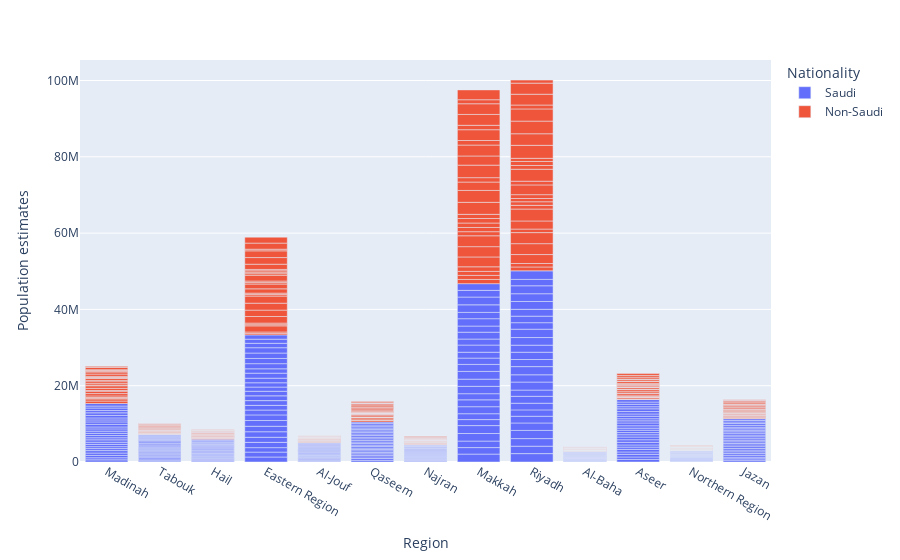

Notebook cell for this chart:
### Code cell
px.bar(data_frame=Population, x='Region', y='Population estimates', color='Nationality')

### Figure 1 — Plotly figure (JSON) as saved in the notebook; plotly's stock layout.template omitted (floating-point values rounded to 4 significant figures; data arrays with more than 128 entries replaced by an {"elided": "..."} marker saying what was removed)
{"data": [{"alignmentgroup": "True", "hovertemplate": "Nationality=Saudi<br>Region=%{x}<br>Population estimates=%{y}<extra></extra>", "legendgroup": "Saudi", "marker": {"color": "#636efa", "pattern": {"shape": ""}}, "name": "Saudi", "offsetgroup": "Saudi", "orientation": "v", "showlegend": true, "textposition": "auto", "type": "bar", "x": {"elided": "338 str values"}, "xaxis": "x", "y": {"elided": "338 int values"}, "yaxis": "y"}, {"alignmentgroup": "True", "hovertemplate": "Nationality=Non-Saudi<br>Region=%{x}<br>Population estimates=%{y}<extra></extra>", "legendgroup": "Non-Saudi", "marker": {"color": "#EF553B", "pattern": {"shape": ""}}, "name": "Non-Saudi", "offsetgroup": "Non-Saudi", "orientation": "v", "showlegend": true, "textposition": "auto", "type": "bar", "x": {"elided": "338 str values"}, "xaxis": "x", "y": {"elided": "338 int values"}, "yaxis": "y"}], "layout": {"autosize": true, "barmode": "relative", "legend": {"title": {"text": "Nationality"}, "tracegroupgap": 0}, "margin": {"t": 60}, "xaxis": {"anchor": "y", "autorange": true, "domain": [0, 1], "range": [-0.5, 12.5], "title": {"text": "Region"}, "type": "category"}, "yaxis": {"anchor": "x", "autorange": true, "domain": [0, 1], "range": [0, 105400000.0], "title": {"text": "Population estimates"}, "type": "linear"}}}
